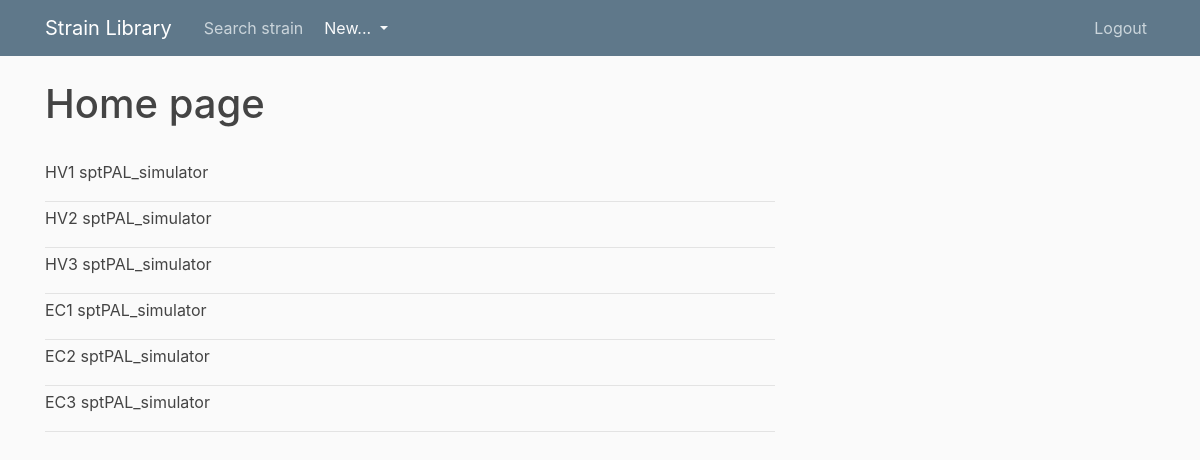
Screenshot of /home (signed in) with the database file from the repository.
### strain_library/models.py (models this page shows, shortened)
class Strain(db.Model):
    __tablename__ = 'strain'
    id = db.Column(db.Integer, primary_key=True)
    number = db.Column(db.String, nullable=False)
    name = db.Column(db.String, nullable=False)
    host = db.Column(db.String, nullable=False)
    vector = db.Column(db.String)
    vector_type = db.Column(db.String)
    selection_marker = db.Column(db.String)
    box = db.Column(db.String)
    slot = db.Column(db.String)
    date_of_creation = db.Column(db.Date)
    comments = db.Column(db.Text)
    user_id = db.Column(db.Integer, db.ForeignKey('user.id'), nullable=False)
    type = db.Column(db.String)
    __mapper_args__ = {
        'polymorphic_identity':'strain',
        'polymorphic_on':type
    }

class HvolcaniiStrain(Strain):
    __tablename__ = 'hvolcaniistrainlist'
    id = db.Column(db.Integer, db.ForeignKey('strain.id'), primary_key=True)
    __mapper_args__ = {
        'polymorphic_identity':'hvolcaniistrainlist'
    }

class Strain(db.Model):
    __tablename__ = 'strain'
    id = db.Column(db.Integer, primary_key=True)
    number = db.Column(db.String, nullable=False)
    name = db.Column(db.String, nullable=False)
    host = db.Column(db.String, nullable=False)
    vector = db.Column(db.String)
    vector_type = db.Column(db.String)
    selection_marker = db.Column(db.String)
    box = db.Column(db.String)
    slot = db.Column(db.String)
    date_of_creation = db.Column(db.Date)
    comments = db.Column(db.Text)
    user_id = db.Column(db.Integer, db.ForeignKey('user.id'), nullable=False)
    type = db.Column(db.String)
    __mapper_args__ = {
        'polymorphic_identity':'strain',
        'polymorphic_on':type
    }

class EcoliStrain(Strain):
    __tablename__ = 'ecolistrainlist'
    id = db.Column(db.Integer, db.ForeignKey('strain.id'), primary_key=True)
    __mapper_args__ = {
        'polymorphic_identity':'ecolistrainlist'
    }

### strain_library/routes.py (the view)
@app.route('/')
@app.route('/home')
@login_required
def home():
    strains = Strain.query.all()
    return render_template('home.html', strains=strains)

### strain_library/models.py (called while the page is built)
@login_manager.user_loader
def load_user(user_id):
    return User.query.get(int(user_id))

### strain_library/templates/home.html
{% extends "layout.html" %}
{% block content %}
    <h1>Home page</h1>
    <br>
    {% for strain in strains %}
    <article class="media">
        <div class="media-body">
            <div class="article-metadata">
                <p><a class="article-title" href="{{ url_for('strain', strain_id=strain.id) }}">{{ strain.number }} {{ strain.name }}</a></p>
            </div>
        </div>
    </article>
    {% endfor %}
{% endblock content %}

### strain_library/templates/layout.html (shortened to what this page needs)
<!DOCTYPE html>
<html lang="en">
<head>
    <link rel="stylesheet" href="https://stackpath.bootstrapcdn.com/bootstrap/4.3.1/css/bootstrap.min.css">
    <link rel="stylesheet" type="text/css" href="{{ url_for('static', filename='main.css')}}">
</head>
<body>
    <header class="site-header">
        <nav class="navbar navbar-expand-md navbar-dark bg-steel fixed-top">
          <div class="container">
            <a class="navbar-brand mr-4" href="/">Strain Library</a>
            <div class="navbar-nav mr-auto">
              <a class="nav-item nav-link" href="{{ url_for('search_strain') }}">Search strain</a>
            </div>
            <div class="collapse navbar-collapse" id="navbarToggle">
              <div class="dropdown show mr-auto">
                <a class="btn dropdown-toggle text-light" href="#" role="button" id="dropdownMenuLink" data-toggle="dropdown" aria-haspopup="true" aria-expanded="false">
                  New...
                </a>
              </div>
              <div class="navbar-nav">
                {% if current_user.is_authenticated %}
                  <a class="nav-item nav-link" href="{{ url_for('logout') }}">Logout</a>
                {% else %}
                  <a class="nav-item nav-link" href="{{ url_for('login') }}">Login</a>
                  <a class="nav-item nav-link" href="{{ url_for('register') }}">Register</a>
                {% endif %}
              </div>
            </div>
          </div>
        </nav>
      </header>
      <main role="main" class="container">
        <div class="row">
          <div class="col-md-8">
            {% block content %}{% endblock %}
          </div>
        </div>
      </main>
</body>
</html>

### strain_library/static/main.css (style rules this page uses)
body { background: #fafafa; color: #333333; margin-top: 5rem; }
h1, h2, h3, h4, h5, h6 { color: #444444; }
.bg-steel { background-color: #5f788a; }
.site-header .navbar-nav .nav-link { color: #cbd5db; }
.article-title { color: #444444; }
.article-metadata { padding-bottom: 1px; margin-bottom: 4px; border-bottom: 1px solid #e3e3e3 }

### rows the page displays
HvolcaniiStrain: number "HV1", name "sptPAL_simulator"
HvolcaniiStrain: number "HV2", name "sptPAL_simulator"
HvolcaniiStrain: number "HV3", name "sptPAL_simulator"
EcoliStrain: number "EC1", name "sptPAL_simulator"
EcoliStrain: number "EC2", name "sptPAL_simulator"
EcoliStrain: number "EC3", name "sptPAL_simulator"
